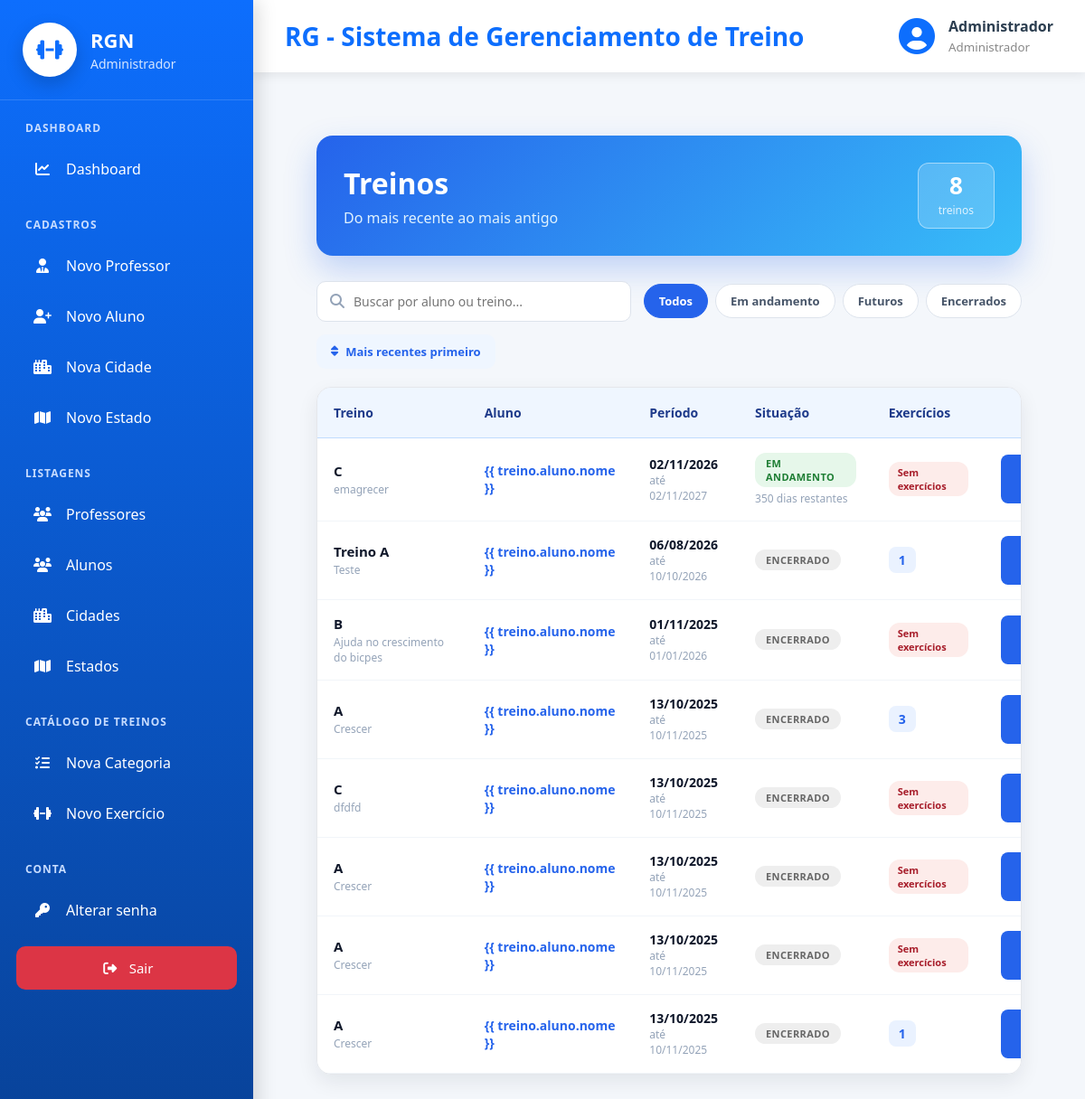
Page /exercicios/listar/treino/ (signed in) on the earlier database version.
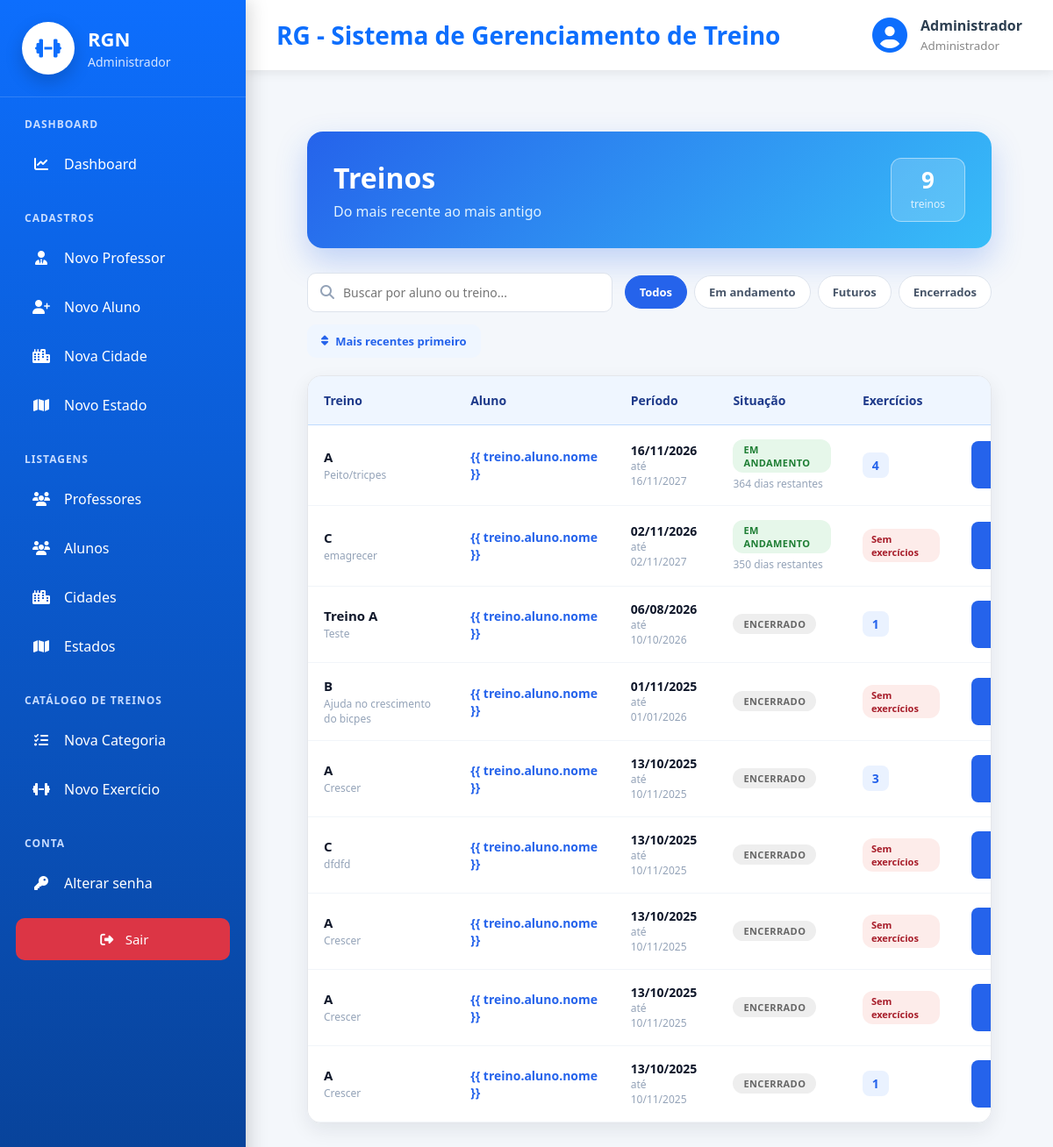
Same page on the later database version.
### exercicio/models.py (models this page shows, shortened)
class Treino(Auditoria):
    aluno = models.ForeignKey(Pessoa, on_delete=models.PROTECT, related_name="Treinos")
    nome_treino = models.CharField(max_length=20, verbose_name="Nome do Treino")
    data_inicio = models.DateField(verbose_name="Data de Inicio")
    data_fim = models.DateField(verbose_name="Data de Encerramento")
    descricao = models.CharField(max_length=100, verbose_name="Descrição")
    cadastrado_por = models.ForeignKey(Pessoa, on_delete=models.PROTECT)
    @property
    def situacao(self):
        hoje = timezone.localdate()
        if self.data_fim < hoje:
            return 'encerrado'
        if self.data_inicio > hoje:
            return 'futuro'
        return 'andamento'
    @property
    def dias_restantes(self):
        return (self.data_fim - timezone.localdate()).days

### exercicio/views.py (the view)
# urls.py: path('listar/treino/', TreinoList.as_view(), name="listar-treino"),
class TreinoList(LoginRequiredMixin, GroupRequiredMixin, ListView):
    model = Treino
    template_name = 'listar_treino.html'
    context_object_name = 'treinos'
    group_required = ["Professor", "Administrador", "Aluno"]
    def get_queryset(self):
        hoje = timezone.localdate()
        qs = Treino.objects.filter(
            aluno__in=alunos_do_usuario(self.request.user)
        ).select_related('aluno').annotate(
            qtd_exercicios=Count('exercicio_do_treino')
        )
        busca = self.request.GET.get('q', '').strip()
        if busca:
            qs = qs.filter(
                Q(nome_treino__icontains=busca) | Q(aluno__nome__icontains=busca)
            )
        situacao = self.request.GET.get('situacao', '')
        if situacao == 'andamento':
            qs = qs.filter(data_inicio__lte=hoje, data_fim__gte=hoje)
        elif situacao == 'futuros':
            qs = qs.filter(data_inicio__gt=hoje)
        elif situacao == 'encerrados':
            qs = qs.filter(data_fim__lt=hoje)
        if self.request.GET.get('ordem') == 'antigos':
            return qs.order_by('data_inicio', 'id')
        return qs.order_by('-data_inicio', '-id')
    def get_context_data(self, **kwargs):
        context = super().get_context_data(**kwargs)
        context['busca'] = self.request.GET.get('q', '')
        context['situacao'] = self.request.GET.get('situacao', '')
        context['ordem'] = self.request.GET.get('ordem', 'recentes')
        return context

### cadastros/permissoes.py (called while the page is built, shortened)
def eh_admin(user):
    return user.is_superuser or user.groups.filter(name="Administrador").exists()

def alunos_do_usuario(user):
    if eh_admin(user):
        return Pessoa.objects.filter(tipo="ALUNO")

### exercicio/templates/listar_treino.html (shortened to what the changed rows need)
{% extends 'modelo.html' %}
{% load static %}
{% block css %}
<link rel="stylesheet" href="{% static 'css/paginas/modelo.css' %}">
<link rel="stylesheet" href="{% static 'css/exercicio/detalhe_treino.css' %}">
<link rel="stylesheet" href="{% static 'css/exercicio/listar_treino.css' %}">
{% endblock %}
{% block main %}
<div class="list-container">
    <div class="list-header">
        <div>
            <h2>Treinos</h2>
        </div>
        <div class="header-total">
            <strong>{{ treinos|length }}</strong>
            <span>treino{{ treinos|length|pluralize }}</span>
        </div>
    </div>
    <div class="table-container">
        <table class="tabela-treinos">
            <thead>
                <tr>
                    <th>Treino</th>
                    <th>Aluno</th>
                    <th>Período</th>
                    <th>Situação</th>
                    <th>Exercícios</th>
                    <th></th>
                </tr>
            </thead>
            <tbody>
                {% for treino in treinos %}
                <tr>
                    <td>
                        <strong>{{ treino.nome_treino }}</strong>
                        {% if treino.descricao %}
                        <span class="descricao">{{ treino.descricao }}</span>
                        {% endif %}
                    </td>
                    <td>
                        {% if is_aluno %}
                        {{ treino.aluno.nome }}
                        {% else %}
                        <a href="{% url 'detalhe-aluno' treino.aluno.pk %}" class="link-aluno">{{ treino.aluno.nome
                            }}</a>
                        {% endif %}
                    </td>
                    <td>
                        <span class="periodo">{{ treino.data_inicio|date:"d/m/Y" }}</span>
                        <span class="periodo-ate">até {{ treino.data_fim|date:"d/m/Y" }}</span>
                    </td>
                    <td>
                        {% if treino.situacao == 'andamento' %}
                        <span class="badge-situacao andamento">Em andamento</span>
                        <small class="situacao-info">
                            {% with d=treino.dias_restantes %}
                            {% if d == 0 %}
                            termina hoje
                            {% else %}
                            {{ d }} dia{{ d|pluralize }} restante{{ d|pluralize }}
                            {% endif %}
                            {% endwith %}
                        </small>
                        {% elif treino.situacao == 'futuro' %}
                        <span class="badge-situacao futuro">Futuro</span>
                        <small class="situacao-info">ainda não começou</small>
                        {% elif treino.situacao == 'encerrado' %}
                        <span class="badge-situacao encerrado">Encerrado</span>
                        {% endif %}
                    </td>
                    <td>
                        {% if treino.qtd_exercicios %}
                        <span class="qtd-exercicios">{{ treino.qtd_exercicios }}</span>
                        {% else %}
                        <span class="badge-vazio">Sem exercícios</span>
                        {% endif %}
                    </td>
                    <td class="acoes-celula">
                        <a href="{% url 'detalhe-treino' treino.pk %}" class="btn-ver">
                        </a>
                    </td>
                </tr>
                {% empty %}
                <tr>
                    <td colspan="6" class="sem-registro">
                        Nenhum treino encontrado.
                    </td>
                </tr>
                {% endfor %}
            </tbody>
        </table>
    </div>
</div>
{% endblock %}

Differences in the rows shown:
added Treino: nome_treino "A", descricao "Peito/tricpes", data_inicio "16/11/2026", data_fim "16/11/2027", dias_restantes "364", qtd_exercicios "4"
Other differences:
{{ treinos|length }}: "8" → "9"
